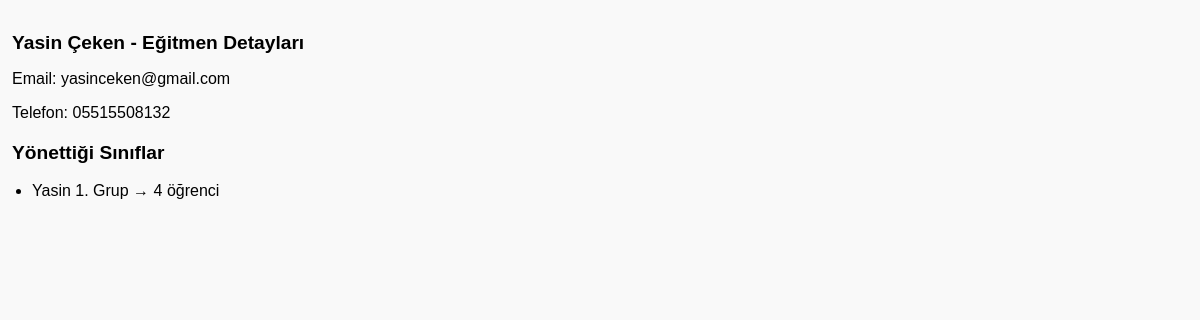
The page /trainer/3 on the database its author committed.
### tables this page shows
CREATE TABLE trainers (
    id INTEGER PRIMARY KEY AUTOINCREMENT,
    name TEXT NOT NULL,
    specialty TEXT,
    phone TEXT,
    email TEXT
, share_percent REAL);

CREATE TABLE classes (
    id INTEGER PRIMARY KEY AUTOINCREMENT,
    name TEXT NOT NULL,
    description TEXT,
    day TEXT,
    time TEXT,
    trainer_id INTEGER
);

### app.py (the view)
@app.route('/trainer/<int:trainer_id>')
def trainer_detail(trainer_id):
    conn = get_db_connection()
    trainer = conn.execute('SELECT * FROM trainers WHERE id = ?', (trainer_id,)).fetchone()
    classes = conn.execute('SELECT * FROM classes WHERE trainer_id = ?', (trainer_id,)).fetchall()
    class_stats = []
    for cls in classes:
        count = conn.execute('SELECT COUNT(*) FROM enrollments WHERE class_id = ?', (cls['id'],)).fetchone()[0]
        class_stats.append({
            'class_name': cls['name'],
            'student_count': count
        })
    conn.close()
    return render_template('trainer_detail.html', trainer=trainer, class_stats=class_stats)

### app.py (called while the page is built)
def get_db_connection():
    conn = sqlite3.connect('database.db')
    conn.row_factory = sqlite3.Row
    return conn

### templates/trainer_detail.html (shortened to what this page needs)
<!DOCTYPE html>
<html>
<head>
</head>
<h1>{{ trainer['name'] }} - Eğitmen Detayları</h1>
<p>Email: {{ trainer['email'] }}</p>
<p>Telefon: {{ trainer['phone'] }}</p>
<h2>Yönettiği Sınıflar</h2>
<ul>
    {% for stat in class_stats %}
        <li>{{ stat['class_name'] }} → {{ stat['student_count'] }} öğrenci</li>
    {% endfor %}
</ul>

### templates/trainer_detail.html (style rules this page uses)
h1, h2, h3 { font-size: 1.2em; margin-top: 20px; }
ul { padding-left: 20px; }
li { margin-bottom: 10px; line-height: 1.4; }

### rows shown on the page
trainers: name "Yasin Çeken", email "yasinceken@gmail.com", phone "05515508132"
classes: class_name "Yasin 1. Grup", student_count "4"
